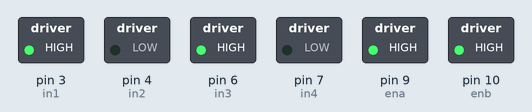
The sketch below on a simulated Arduino Uno, built with avr-gcc and run on an emulated ATmega328P. On the bench: switched loads named in the sketch (green lamp = pin HIGH).

Above: at 0.1 s.
Timing chart, 0 to 1.6 s (numbered marks = the images above):
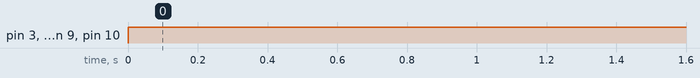

The sketch:

dual_motor_setup.ino
```cpp
int ena = 9;
int enb = 10;
int in1 = 3;
int in2 = 4;
int in3 = 6;
int in4 = 7;


void setup() {
	pinMode(ena, OUTPUT);
	pinMode(enb, OUTPUT);
	pinMode(in1, OUTPUT);
	pinMode(in2, OUTPUT);
	pinMode(in3, OUTPUT);
	pinMode(in4, OUTPUT);

	digitalWrite(in1, LOW);
	digitalWrite(in2, LOW);
	digitalWrite(in3, LOW);
	digitalWrite(in4, LOW);
}

void loop() {


	// Move Motor A
	digitalWrite(in1,HIGH);
	digitalWrite(in2,LOW);
  analogWrite(ena,255);

	// Move Motor B
	digitalWrite(in3,HIGH);
	digitalWrite(in4,LOW);
  analogWrite(enb,255);

	// Let the motors run before stopping for 5 seconds (measured in milliseconds)
	// delay(5000);
}

void emergencyBrake() {
  digitalWrite(in1, LOW);
	digitalWrite(in2, LOW);
	digitalWrite(in3, LOW);
	digitalWrite(in4, LOW);
}

void accelerate() {
  for (int x = 20; x < 256; x++) {
    analogWrite(ena, x);
    analogWrite(enb, x);
  }
}

void decelerate(int speed) {
  for (int x = speed; x >= 0; --x) {
    analogWrite(ena,x);
    analogWrite(enb,x);
  }
}

/*
Notes:
- Next Steps:
  - Integrate a potentiometer as an analog input
  - Integrate a joystick as an analog input
  - Have the motors trigger based off of a sensor
- Troubleshooting:
  - Wasted 30 minutes because I thought my code wasn't working, turned out the motors I was using
    required a minimum of 5V and I was only supplying it 4V
- Successfully runing a 3.3V motor through the driver with 4V was exciting
- I wrote those extra functions as a type of practice (active recall) of the concepts that I've learned (or in this case 're-learned')
  since I'm sticking my pinky back into this pool (John Wick reference)
*/
```

Measured:
- by itself, pin 3 (in1), pin 6 (in3), pin 9 (ena), pin 10 (enb): LOW → HIGH at 0.00 s
